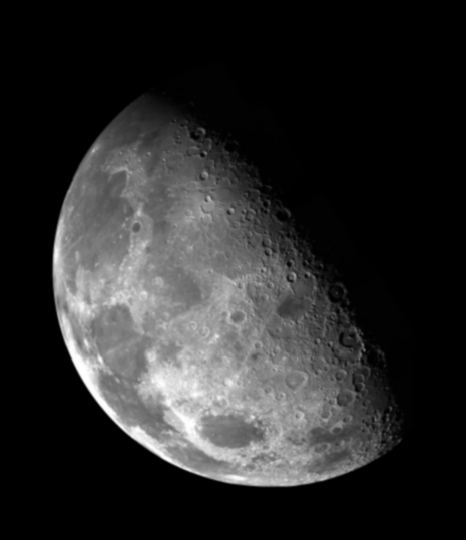
#> input picture DigitalImageProcess/dip_test4/code4/blurry_moon.tif, 466 x 540 px; the run also reads 1 picture not shown here
$ python task2.py
#> lines starting #> are read from the running program, lines starting #| are printed output that depends on the picture
from matplotlib.gridspec import GridSpec as GS
import cv2 as cv
import numpy as np
import matplotlib.pyplot as plt

# 设置图片字体
plt.rcParams["font.sans-serif"] = ["SimHei"]
plt.rcParams["axes.unicode_minus"] = False


# 应用卷积核
# [91 lines left out: functions apply_kernel, laplacian_sharpen, show_image1, show_image2, not called in this run]


# 画图函数3(采用GridSpec)
def show_image3(img, res1, res2, res3, res4):
    fig = plt.figure(figsize=(15, 9))
    gs = GS(2, 3, figure=fig)

    ax1 = fig.add_subplot(gs[:, 0])
    ax1.imshow(img, cmap="gray")
    ax1.set_title("blurry_moon原图")
    ax1.axis("off")

    ax2 = fig.add_subplot(gs[0, 1])
    ax2.imshow(res1, cmap="gray")
    ax2.set_title("blurry_moon锐化后图像(算子1)")
    ax2.axis("off")

    ax3 = fig.add_subplot(gs[0, 2])
    ax3.imshow(res2, cmap="gray")
    ax3.set_title("blurry_moon锐化后图像(算子2)")
    ax3.axis("off")

    ax4 = fig.add_subplot(gs[1, 1])
    ax4.imshow(res3, cmap="gray")
    ax4.set_title("blurry_moon锐化后图像(算子3)")
    ax4.axis("off")

    ax5 = fig.add_subplot(gs[1, 2])
    ax5.imshow(res4, cmap="gray")
    ax5.set_title("blurry_moon锐化后图像(算子4)")
    ax5.axis("off")

    plt.tight_layout()
    plt.savefig("./blurry_moon_filtered.tif")
    plt.show()


####
# 主函数
blurry_moon = cv.imread("blurry_moon.tif", cv.IMREAD_GRAYSCALE)
#> blurry_moon is the input picture: shape (540, 466); min 0, max 254, mean 42.7

# 定义四种拉普拉斯算子
laplacian_kernel1 = np.array([[0, -1, 0], [-1, 4, -1], [0, -1, 0]])
laplacian_kernel2 = np.array([[-1, -1, -1], [-1, 8, -1], [-1, -1, -1]])
laplacian_kernel3 = np.array([[0, 1, 0], [1, -4, 1], [0, 1, 0]])
laplacian_kernel4 = np.array([[1, 1, 1], [1, -8, 1], [1, 1, 1]])

# [5 lines of commented-out code are left out]

res1 = cv.imread("./res1.tif", cv.IMREAD_GRAYSCALE)
res2 = cv.imread("./res2.tif", cv.IMREAD_GRAYSCALE)
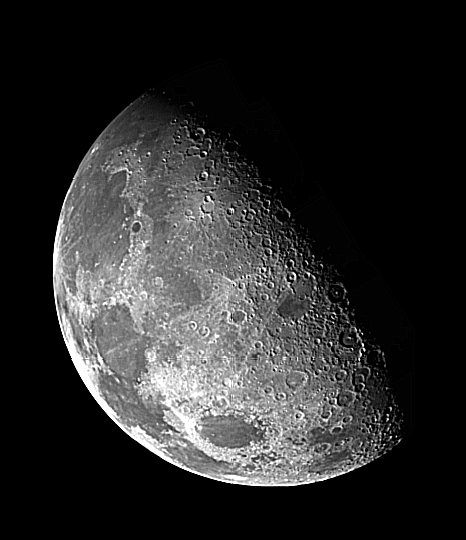
#> input picture DigitalImageProcess/dip_test4/code4/res2.tif, 466 x 540 px
#> res2 is the input picture: shape (540, 466); min 0, max 255, mean 43.1
res3 = cv.imread("./res3.tif", cv.IMREAD_GRAYSCALE)
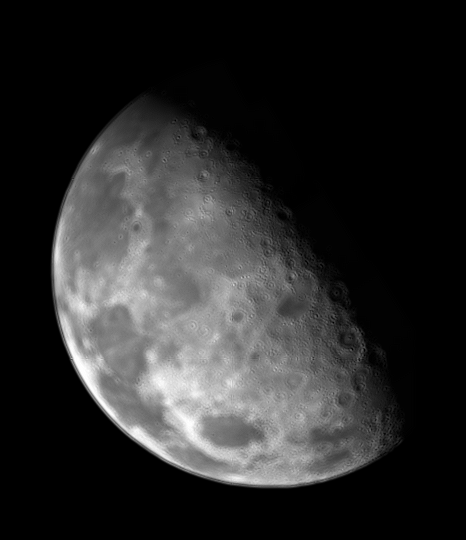
#> input picture DigitalImageProcess/dip_test4/code4/res3.tif, 466 x 540 px
#> res3 is the input picture: shape (540, 466); min 0, max 255, mean 42.7
res4 = cv.imread("./res4.tif", cv.IMREAD_GRAYSCALE)
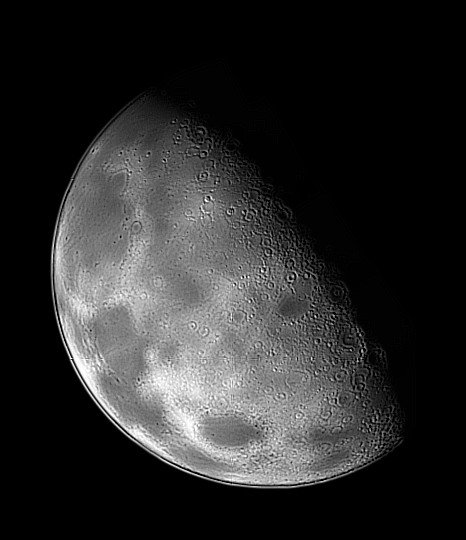
#> input picture DigitalImageProcess/dip_test4/code4/res4.tif, 466 x 540 px
#> res4 is the input picture: shape (540, 466); min 0, max 255, mean 42.8


# [7 lines of commented-out code are left out]
show_image3(blurry_moon, res1, res2, res3, res4)
#> in show_image3, `plt.savefig("./blurry_moon_filtered.tif")`:
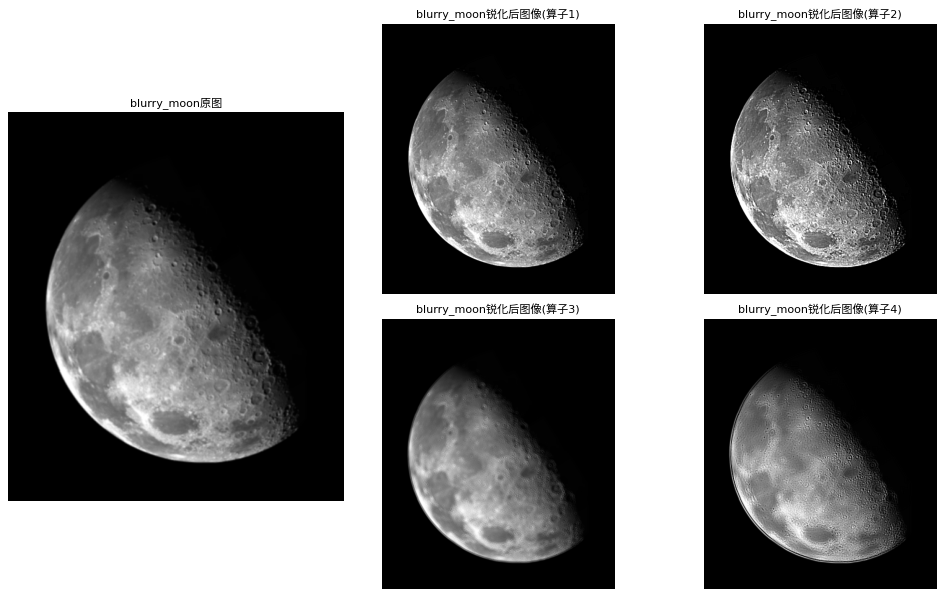
#> figure drawn by matplotlib, 5 panels
